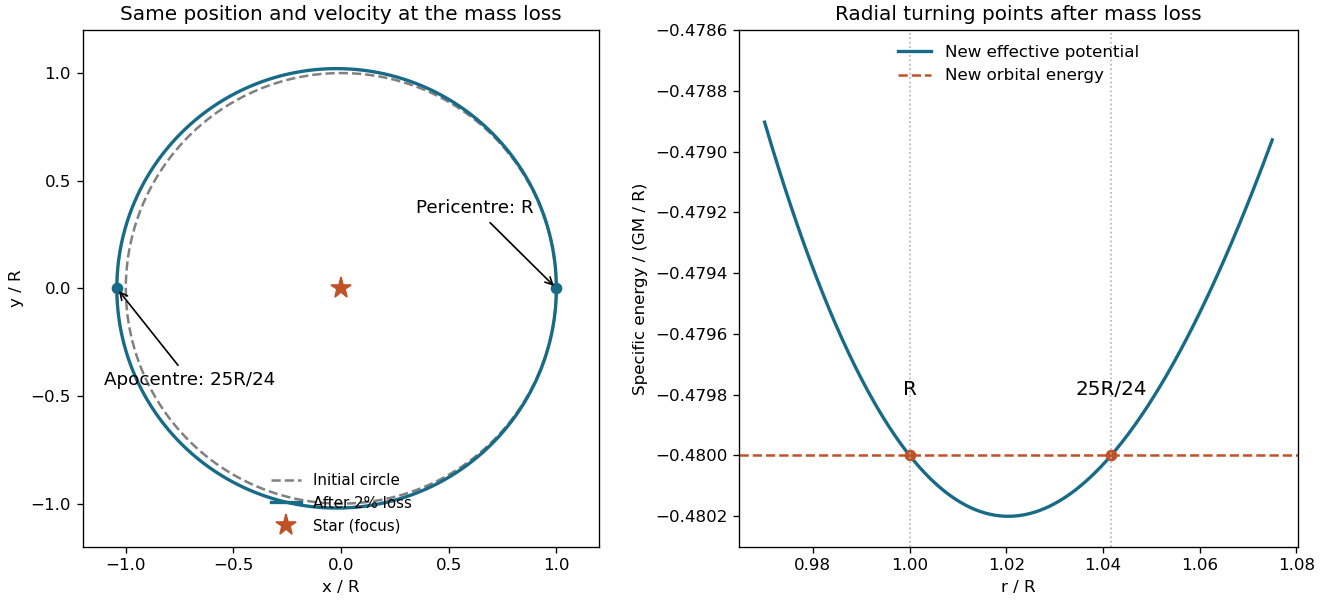

The script that drew this image:
"""Original circular-to-elliptic orbital change and effective-potential roots."""
from pathlib import Path
import numpy as np
import matplotlib
matplotlib.use('Agg')
import matplotlib.pyplot as plt

f = .02
a = (1-f)/(1-2*f)
e = f/(1-f)
b = a*np.sqrt(1-e*e)
angle = np.linspace(0, 2*np.pi, 600)
fig, (ax, bx) = plt.subplots(1,2,figsize=(11,5),facecolor='white',layout='constrained')
ax.plot(np.cos(angle), np.sin(angle), '--', color='.5', label='Initial circle')
ax.plot(a*(np.cos(angle)-e), b*np.sin(angle), color='#176b87', lw=2, label='After 2% loss')
ax.plot([0],[0],'*',ms=13,color='#c05229',label='Star (focus)')
ax.plot([1,-25/24],[0,0],'o',color='#176b87')
ax.annotate('Pericentre: R', xy=(1,0), xytext=(.35,.35), fontsize=11,arrowprops={'arrowstyle':'->'})
ax.annotate('Apocentre: 25R/24', xy=(-25/24,0), xytext=(-1.1,-.45), fontsize=11,arrowprops={'arrowstyle':'->'})
ax.set(aspect='equal',xlim=(-1.2,1.2),ylim=(-1.2,1.2),xlabel='x / R',ylabel='y / R',title='Same position and velocity at the mass loss')
ax.legend(loc='lower center',fontsize=9,frameon=False)
r = np.linspace(.97,1.075,400)
u = .5/r**2-(1-f)/r
energy = f-.5
bx.plot(r,u,color='#176b87',lw=2,label='New effective potential')
bx.axhline(energy,color='#c05229',ls='--',label='New orbital energy')
bx.plot([1,25/24],[energy,energy],'o',color='#c05229')
bx.axvline(1,color='.7',ls=':',lw=1)
bx.axvline(25/24,color='.7',ls=':',lw=1)
bx.text(1,energy+.00020,'R',ha='center',fontsize=12)
bx.text(25/24,energy+.00020,'25R/24',ha='center',fontsize=12)
bx.set(xlabel='r / R',ylabel='Specific energy / (GM / R)',title='Radial turning points after mass loss',ylim=(-.4803,-.4786))
bx.legend(frameon=False,loc='upper center',fontsize=10)
fig.savefig(Path.cwd() / Path(__file__).with_suffix('.png').name, dpi=120, facecolor='white', metadata={'Software':'matplotlib'})
